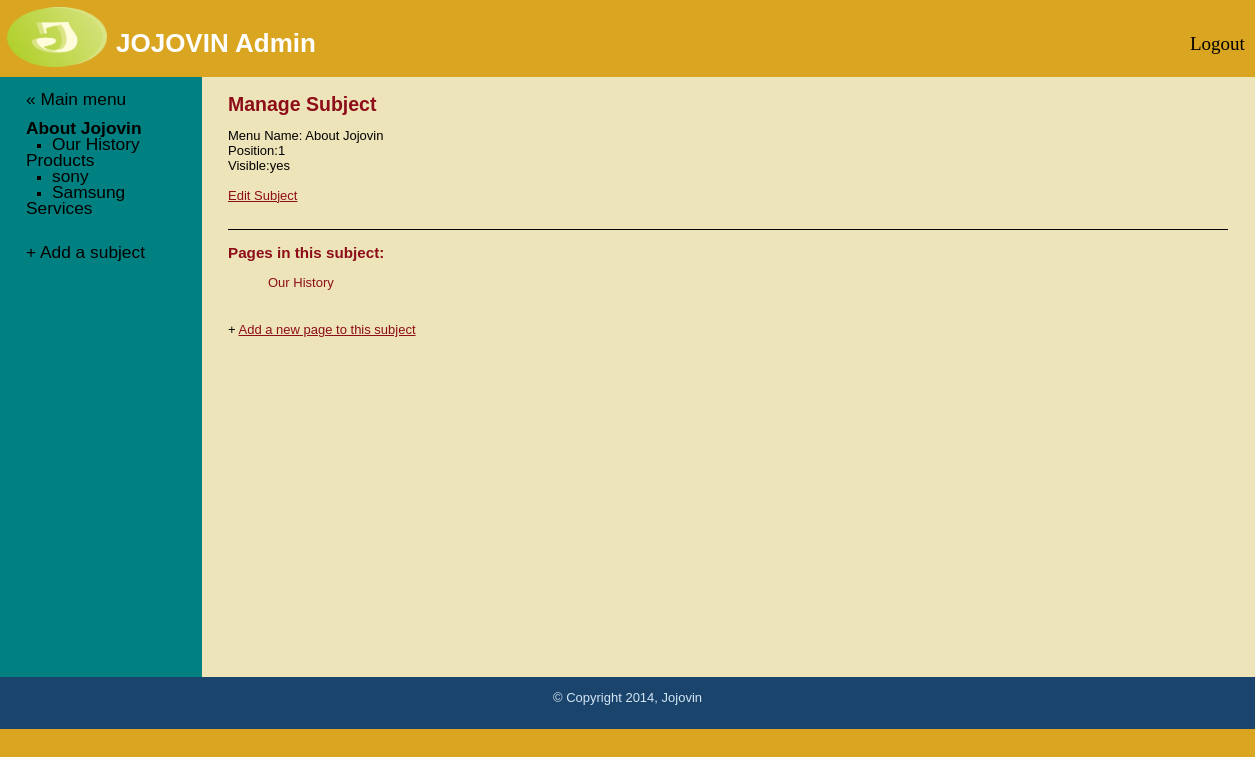
The page /manage_content.php?subject=1 (signed in) on the database its author committed.
### tables this page shows
CREATE TABLE IF NOT EXISTS `logo` (
  `id` int(11) NOT NULL AUTO_INCREMENT,
  `file` text NOT NULL,
  PRIMARY KEY (`id`)
);

CREATE TABLE IF NOT EXISTS `subjects` (
  `id` int(11) NOT NULL AUTO_INCREMENT,
  `menu_name` varchar(30) NOT NULL,
  `position` int(3) NOT NULL,
  `visible` tinyint(1) NOT NULL,
  PRIMARY KEY (`id`)
);

CREATE TABLE IF NOT EXISTS `pages` (
  `id` int(11) NOT NULL AUTO_INCREMENT,
  `subject_id` int(11) NOT NULL,
  `menu_name` varchar(30) NOT NULL,
  `position` int(3) NOT NULL,
  `visible` tinyint(1) NOT NULL,
  `content` text NOT NULL,
  PRIMARY KEY (`id`),
  KEY `subject_id` (`subject_id`)
);

### public/manage_content.php (the view, shortened to what this page needs)
<?php require_once("../includes/db_connection.php"); ?>
<?php require_once("../includes/functions.php"); ?>
<?php $layout_context = "admin"; ?>
<?php include("../includes/layouts/header.php"); ?>
<?php find_selected_page(); ?>
<div id="main">
	<div id="navigation">
		<br />
		<a href="admin.php">&laquo; Main menu</a><br />
		<?php echo navigation($current_subject,$current_page); ?>
		<br />
		<a href="new_subject.php">+ Add a subject</a>
	</div>
	<div id="page">
		<?php if($current_subject){ ?>
			<h2>Manage Subject</h2>
			Menu Name: <?php echo htmlentities($current_subject["menu_name"]); ?><br />
			Position:<?php echo $current_subject["position"]; ?><br />
			Visible:<?php echo $current_subject["visible"] == 1 ? 'yes':'no'; ?><br />
			<br />
			<a href = "edit_subject.php?subject=<?php echo urlencode($current_subject["id"]);?>">Edit Subject</a>
			<div style="margin-top:2em; border-top:1px solid #000000;">
				<h3>Pages in this subject:</h3>
				<ul>
					<?php
						$subject_pages = find_pages_for_subject($current_subject["id"]);
						while($page = mysqli_fetch_assoc($subject_pages)){
							echo "<li>";
							$safe_page_id = urlencode($page["id"]);
							echo "<a href=\"manage_content.php?page={$safe_page_id}\">";
							echo htmlentities($page["menu_name"]);
							echo "</a>";
							echo "</li>";
						}
					?>
				</ul>
				<br />
				+ <a href="new_page.php?subject=<?php echo urlencode($current_subject["id"]); ?>">Add a new page to this subject</a>
			</div>
		<?php }else{ ?>
			Please select a subject or a page.
		<?php } ?>
	</div>
</div>
<?php include("../includes/layouts/footer.php"); ?>

### includes/layouts/header.php (shortened to what this page needs)
<?php require_once("../includes/db_connection.php"); ?>
<?php
$query = "SELECT * FROM logo";
$result = mysqli_query($connection,$query);
?>
<!DOCTYPE html>
<html>
	<head>
		<link href="stylesheets/public.css" media="all" rel="stylesheet" type="text/css"/>
	</head>
	<body>
		<div id = "header">
		<div id="logo">
				<?php
					while($line = mysqli_fetch_assoc($result)) {
				?>
				<a href="index.php"><img src="<?php echo $line['file']; ?>" /></a>
				<?php
					}
				?>
			</div>
			<div id="title"><h1>JOJOVIN <?php if($layout_context == "admin"){echo "Admin";} ?></h1></div>
			<div id="login">
				<?php
					if($layout_context == "admin"){
						echo "<a href=\"logout.php\">Logout</a>";
					}else{
						echo "<a href=\"contact_us.php\">Contact Us</a>";
						echo "<a href=\"login.php\">Login</a>";
					}
				?>
			</div>
		</div>

### includes/functions.php (shortened to what this page needs)
<?php
	function find_all_subjects($public=true){
		global $connection;
		$query = "SELECT * ";
		$query .= "FROM subjects ";
		$query .= "ORDER BY position ASC";
		$subject_set = mysqli_query($connection, $query);
		return $subject_set;
	}
	function find_pages_for_subject($subject_id, $public=true){
		global $connection;
		$safe_subject_id = mysqli_real_escape_string($connection,$subject_id);
		$query = "SELECT * ";
		$query .= "FROM pages ";
		$query .= "WHERE subject_id = {$safe_subject_id} ";
		if($public){
			$query .= "AND visible = 1 ";
		}
		$query .= "ORDER BY position ASC";
		$page_set = mysqli_query($connection, $query);
		return $page_set;
	}
	function find_subject_by_id($subject_id, $public=true){
		global $connection;
		$safe_subject_id = mysqli_real_escape_string($connection,$subject_id);
		$query = "SELECT * ";
		$query .= "FROM subjects ";
		$query .= "WHERE id = {$safe_subject_id} ";
		$query .= "LIMIT 1";
		$subject_set = mysqli_query($connection, $query);
		if($subject = mysqli_fetch_assoc($subject_set)){
			return $subject;
		}else{
			return null;
		}
	}
	function find_selected_page($public=false){
		if(isset($_GET["subject"])){
			$current_subject = find_subject_by_id($_GET["subject"], $public);
			if($current_subject && $public){
				$current_page = find_default_page_for_subject($current_subject["id"]);
			}else{
				$current_page = null;
			}
		}elseif(isset($_GET["page"])){
			$current_subject = null;
			$current_page = find_page_by_id($_GET["page"], $public);
		}else{
			$current_subject = null;
			$current_page = null;
		}
	}
	function navigation($subject_array,$page_array){
		$output = "<ul class=\"subjects\">";
		$subject_set = find_all_subjects(false);
		while($subject = mysqli_fetch_assoc($subject_set)){
			$output .= "<li";
			if($subject_array && $subject["id"] == $subject_array["id"]){
				$output .= " class=\"selected\"";
			}
			$output .= ">";
			$output .= "<a href=\"manage_content.php?subject=";
			$output .= urlencode($subject["id"]);
			$output .= "\">";
			$output .= htmlentities($subject["menu_name"]);
			$output .= "</a>";
			$page_set = find_pages_for_subject($subject["id"], false);
			$output .= "<ul class=\"pages\">";
			while($page = mysqli_fetch_assoc($page_set)){
				$output .= "<li";
				$output .= ">";
				$output .= "<a href=\"manage_content.php?page=";
				$output .= urlencode($page["id"]);
				$output .= "\">";
				$output .= htmlentities($page["menu_name"]);
				$output .= "</a></li>";
			}
			$output .= "</ul></li>";
		}
		$output .= "</ul>";
		return $output;
	}
?>

### includes/layouts/footer.php (shortened to what this page needs)
		<div id="footer">&copy Copyright <?php echo date("Y"); ?>, Jojovin</div>
	</body>
</html>

### public/stylesheets/public.css (style rules this page uses)
html { height:100%; width:100%; }
body { width: 100%; height:100%; margin:0; padding:0; border:0; font-family:arial; font-size:13px; line-height:15px; background:#DAA520; }
img { border: none; }
a { color: #8D0D19; }
#header { height: 70px; margin:0; padding:0; text-align:left; background:#DAA520;; color:white; }
#header h1 { padding:1em; margin:0; }
#main { height:600px; width:100%; margin:0; padding:0; background:#EEE4B9; }
#footer { clear:both; height: 2em; margin:0; padding:1em; text-align:center; background:#1A446C; color:#D4E6F4; }
#navigation { float:left; width:150px; height:100%; margin:0; padding:0 2em; color:black; background:#008080; }
#navigation a { color:black; text-decoration:none; font-size:13pt; padding-bottom:5px; margin-top:5px; }
ul.subjects { margin:1em 0; padding-left:0; list-style:none; }
ul.pages { padding-left:2em; list-style:square; font-weight:normal; }
.selected { font-weight:bold; }
#page { float:left; height:100%; padding-left:2em; vertical-align:top; background:#EEE4B9; color:black;width:1000px; }
#page li { list-style:none; padding-bottom:4px; }
#page li a { text-decoration:none; }
#page h2 { color:#8D0D19; margin-top: 1em; }
#page h3 { color:#8D0D19; }
#login { position:relative; font-size:30px; padding-left:1170px; margin-top:-45px; float:left; }
#login a { font-family:Nyala; text-decoration:none; color:black; font-size:19px; padding-left:20px; }
#title { float:left; margin-left:90px; position:relative; margin-top:-60px; }
#logo { margin-top:7px; margin-left:7px; position:relative; }
#logo img { height:60px; width:100px; }

### rows shown on the page
logo: file (picture)
subjects: value "About Jojovin", menu_name "About Jojovin", position "1"
pages: value "Our History", menu_name "Our History"
subjects: value "Products"
pages: value "sony"
pages: value "Samsung"
subjects: value "Services"
